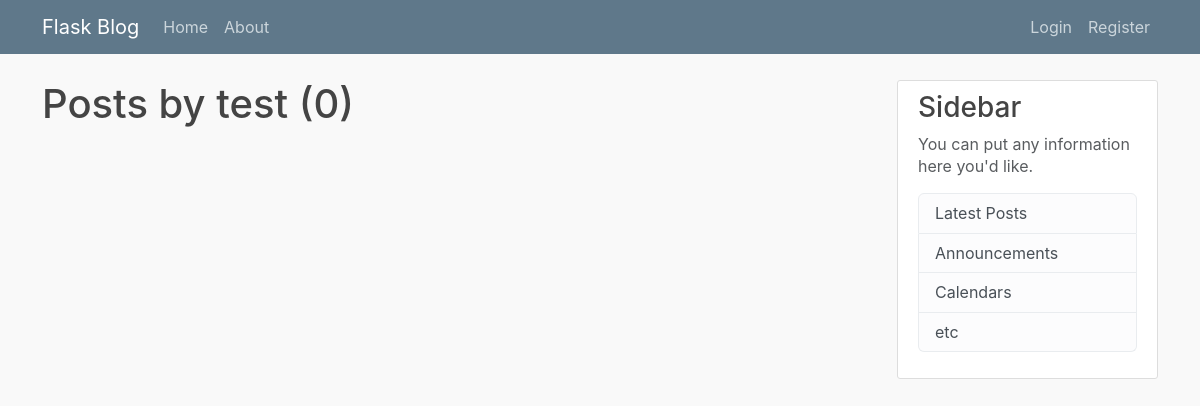
The app's page /user/test, older data.
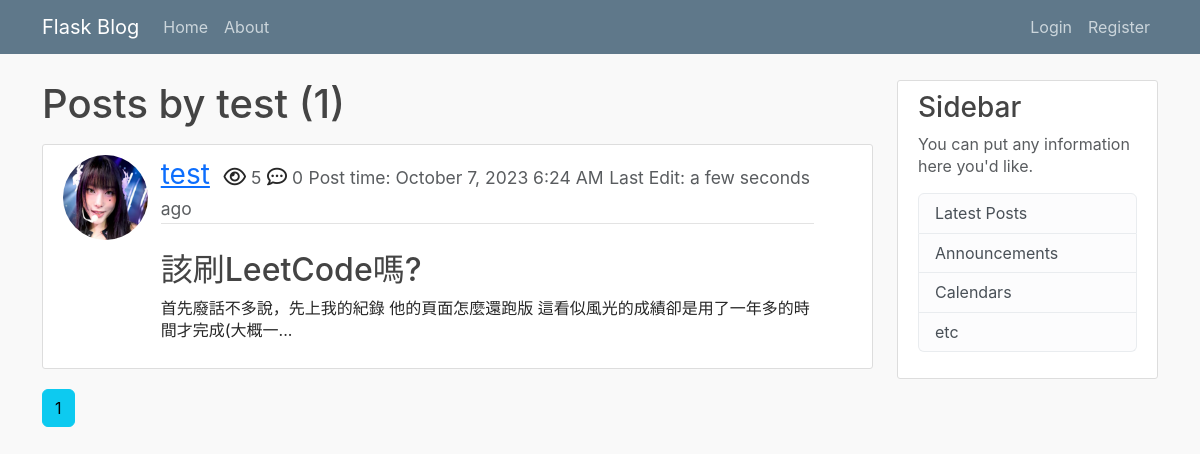
The same page, newer data.
### flask_blog/models.py (models this page shows, shortened)
class Post(db.Model):
    __tablename__ = 'post'
    id = db.Column(db.Integer, primary_key=True)
    title = db.Column(db.String(100), nullable=False)
    date_posted = db.Column(db.DateTime, nullable=False, default=datetime.utcnow)
    date_edited = db.Column(db.DateTime) # 這裡應該改成可空且預設為None
    view = db.Column(db.Integer, nullable=False, default=0)
    content = db.Column(db.Text, nullable=False)
    user_id = db.Column(db.Integer, db.ForeignKey('user.id', ondelete='CASCADE'), nullable=False)
    comments = db.relationship('Comment', backref='post', lazy=True, cascade='all, delete')
    category = db.Column(db.String(100), nullable=False)

class User(db.Model, UserMixin):
    __tablename__ = 'user'
    id = db.Column(db.Integer, primary_key=True)
    username = db.Column(db.String(20), unique=True, nullable=False)
    email = db.Column(db.String(120), unique=True, nullable=False)
    image_file = db.Column(db.String(20), unique=False, nullable=False, default='default.jpg')
    password = db.Column(db.String(60), nullable=False)
    posts = db.relationship('Post', backref='author', lazy=True, cascade='all, delete') # lazy="select"
    comments = db.relationship('Comment', backref='user', lazy=True, cascade='all, delete')
    likes = db.relationship('Like', backref='user', lazy=True, cascade='all, delete')

### flask_blog/users/routes.py (the view)
@users.route('/user/<string:username>')
def user_posts(username):
    page = request.args.get('page', 1, type=int)
    user = User.query.filter_by(username=username).first_or_404()
    posts = Post.query.filter_by(user_id=user.id).order_by(Post.date_posted.desc()).paginate(page=page, per_page=2)
    return render_template('user_posts.html', title = f'User-{username}', posts=posts, user=user)

### flask_blog/templates/user_posts.html
{% extends 'layout.html' %}
{% block content %}
    <h1 class="mb-3">Posts by {{ user.username }} ({{ posts.total }})</h1>
    {% for post in posts.items %}
      <article class="media content-section">
        <div class="row">
          <div class="col-1">
            <img class="rounded-circle article-img" src="{{ url_for('static', filename='profile_pics/' + post.author.image_file) }}">
          </div>
          <div class="media-body col-10">
            <div class="article-metadata">
                <a class="user-name" href="{{ url_for('users.user_posts', username=post.author.username ) }}">{{ post.author.username }}</a>
                <i class="far fa-eye icon-class"></i><small class='text-muted'> {{ post.view }}</small>
                <i class='far fa-comment-dots icon-class'></i><small class='text-muted'> {{ post.comment|length }}</small>
                <small class='text-muted'>Post time: {{ moment(post.date_posted).format('LLL') }}</small>
                {% if post.date_posted != post.date_edited %}
                  <small class= 'text-muted'>Last Edit: {{ moment(post.date_edited).fromNow(refresh=True) }}</small>
                {% endif %}
            </div>
            <br>
            <h2><a class="article-title" href="{{ url_for('posts.post', post_id=post.id) }}">{{ post.title }}</a></h2>
            <p class="article-content">{{ (post.content|striptags)[:50] }}...</p>
          </div>
        </div>
      </article>
    {% endfor %}
    {% for page_num in posts.iter_pages(left_edge=1, right_edge=1, left_current=1, right_current=2) %}
      {% if page_num %}
        {% if posts.page == page_num %}
          <a href="{{ url_for('users.user_posts',username=user.username, page=page_num) }}" class="btn btn-info mb-4">{{ page_num }}</a>
        {% else %}
          <a href="{{ url_for('users.user_posts',username=user.username, page=page_num) }}" class="btn btn-outline-info mb-4">{{ page_num }}</a>
        {% endif %}
      {% else %}
        ...
      {% endif %}
    {% endfor %}
{% endblock content %}

Row changes from the older to the newer data that the page shows:
added Post: image_file (picture), author.username "test", view "5", comment|length "0", date_posted "October 7, 2023 6:24 AM", date_edited "a few seconds ago", title "該刷LeetCode嗎?", content "首先廢話不多說，先上我的紀錄 他的頁面怎麼還跑版 這看似風光的成績卻是用了一年多的時間才完成(大概一"
Text that changed along with them:
{{ posts.total }}: "0" → "1"
new list line: "1"
